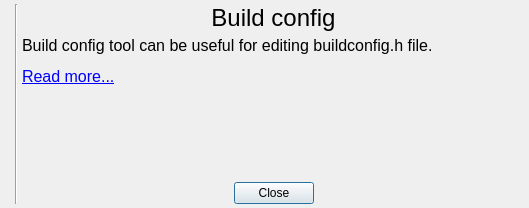
<?xml version="1.0" encoding="UTF-8"?>
<ui version="4.0">
 <class>AboutDialog</class>
 <widget class="QDialog" name="AboutDialog">
  <property name="geometry">
   <rect>
    <x>0</x>
    <y>0</y>
    <width>529</width>
    <height>208</height>
   </rect>
  </property>
  <property name="windowTitle">
   <string>About</string>
  </property>
  <property name="windowIcon">
   <iconset resource="../../../../../../Resources.qrc">
    <normaloff>:/assets/images/about.png</normaloff>:/assets/images/about.png</iconset>
  </property>
  <layout class="QHBoxLayout" name="horizontalLayout">
   <property name="spacing">
    <number>4</number>
   </property>
   <property name="leftMargin">
    <number>4</number>
   </property>
   <property name="topMargin">
    <number>4</number>
   </property>
   <property name="rightMargin">
    <number>4</number>
   </property>
   <property name="bottomMargin">
    <number>4</number>
   </property>
   <item>
    <widget class="QLabel" name="logoLabel">
     <property name="pixmap">
      <pixmap resource="../../../../../../Resources.qrc">:/assets/images/logo.png</pixmap>
     </property>
    </widget>
   </item>
   <item>
    <widget class="Line" name="line">
     <property name="orientation">
      <enum>Qt::Vertical</enum>
     </property>
    </widget>
   </item>
   <item>
    <layout class="QVBoxLayout" name="verticalLayout">
     <property name="spacing">
      <number>4</number>
     </property>
     <item>
      <widget class="QLabel" name="nameLabel">
       <property name="font">
        <font>
         <pointsize>18</pointsize>
        </font>
       </property>
       <property name="text">
        <string>Build config</string>
       </property>
       <property name="alignment">
        <set>Qt::AlignCenter</set>
       </property>
      </widget>
     </item>
     <item>
      <widget class="QLabel" name="descriptionLabel">
       <property name="sizePolicy">
        <sizepolicy hsizetype="MinimumExpanding" vsizetype="Preferred">
         <horstretch>0</horstretch>
         <verstretch>0</verstretch>
        </sizepolicy>
       </property>
       <property name="font">
        <font>
         <pointsize>12</pointsize>
        </font>
       </property>
       <property name="text">
        <string>&lt;html&gt;&lt;head/&gt;&lt;body&gt;&lt;p align=&quot;justify&quot;&gt;Build config tool can be useful for editing buildconfig.h file.&lt;/p&gt;&lt;p align=&quot;justify&quot;&gt;&lt;a href=&quot;https://github.com/Gris87/ngos/blob/master/docs/0.%20Intro/7.%20Tools/08.%20Build%20config%20GUI/README.md&quot;&gt;&lt;span style=&quot; text-decoration: underline; color:#0000ff;&quot;&gt;Read more...&lt;/span&gt;&lt;/a&gt;&lt;/p&gt;&lt;/body&gt;&lt;/html&gt;</string>
       </property>
       <property name="wordWrap">
        <bool>true</bool>
       </property>
       <property name="openExternalLinks">
        <bool>true</bool>
       </property>
      </widget>
     </item>
     <item>
      <spacer name="verticalSpacer">
       <property name="orientation">
        <enum>Qt::Vertical</enum>
       </property>
       <property name="sizeHint" stdset="0">
        <size>
         <width>20</width>
         <height>40</height>
        </size>
       </property>
      </spacer>
     </item>
     <item>
      <layout class="QHBoxLayout" name="horizontalLayout_2">
       <property name="spacing">
        <number>4</number>
       </property>
       <property name="bottomMargin">
        <number>0</number>
       </property>
       <item>
        <spacer name="horizontalSpacer">
         <property name="orientation">
          <enum>Qt::Horizontal</enum>
         </property>
         <property name="sizeHint" stdset="0">
          <size>
           <width>40</width>
           <height>20</height>
          </size>
         </property>
        </spacer>
       </item>
       <item>
        <widget class="QPushButton" name="closeButton">
         <property name="text">
          <string>Close</string>
         </property>
        </widget>
       </item>
       <item>
        <spacer name="horizontalSpacer_2">
         <property name="orientation">
          <enum>Qt::Horizontal</enum>
         </property>
         <property name="sizeHint" stdset="0">
          <size>
           <width>40</width>
           <height>20</height>
          </size>
         </property>
        </spacer>
       </item>
      </layout>
     </item>
    </layout>
   </item>
  </layout>
 </widget>
 <resources>
  <include location="../../../../../../Resources.qrc"/>
 </resources>
 <connections/>
</ui>
